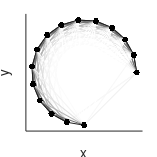

Recreate this plot in MATLAB. (Note: this script raises an error after producing the figure.)
clear all
close all

res = '-r300';
fmt = '-djpeg';

fontsize = 10;

im_save_dir = 'paper_figures';
%%
n = 15;
theta = linspace(0, 3*pi/2, n);

x = 0.9*cos(theta);
y = 0.9*sin(theta);

%x = -1:0.1:1;
%y = x.^3;

cm = gray;
cm = flipud(cm);


W = squareform(pdist([x' y'])).^2;
eps = median(W(:))/2;

A = exp(-W/eps);
%A = diag(1./sum(A))*A;


%%

figure;
set(gcf, 'paperunits', 'centimeters')
set(gcf, 'papersize', [4 4])
set(gcf, 'paperposition',[0 0 4 4])
for i=1:n
    for j=1:n-1
        idx = ceil(size(cm, 1) / max(A(:)) * A(i,j));
        plot([x(i) x(j)], [y(i) y(j)], 'color', cm(idx, :), 'linewidth', 0.5);
        hold on
    end
end     
scatter(x, y, 200, 'k', '.')
set(gca, 'xtick', [])
set(gca, 'ytick', [])
box off
xlabel('x', 'fontsize', fontsize)
ylabel('y', 'fontsize', fontsize)
%print(sprintf('%s/dmaps_schematic_edges', im_save_dir), fmt, res);
saveas(gcf, sprintf('%s/fig4a', im_save_dir), 'epsc');


[V, D] = dmaps(W, eps, 2);
figure;
set(gcf, 'paperunits', 'centimeters')
set(gcf, 'papersize', [4 4])
set(gcf, 'paperposition',[0 0 4 4])
scatter(x, y, 200, V(:,2), '.')
cm_red = gray;
cm_red(:,2) = 0;
cm_red(:,3) = 0;
colormap(cm_red)
set(gca, 'xtick', [])
set(gca, 'ytick', [])
xlabel('x', 'fontsize', fontsize)
ylabel('y', 'fontsize', fontsize)
%print(sprintf('%s/dmaps_schematic_color', im_save_dir), fmt, res);
saveas(gcf, sprintf('%s/fig4b', im_save_dir), 'epsc');
